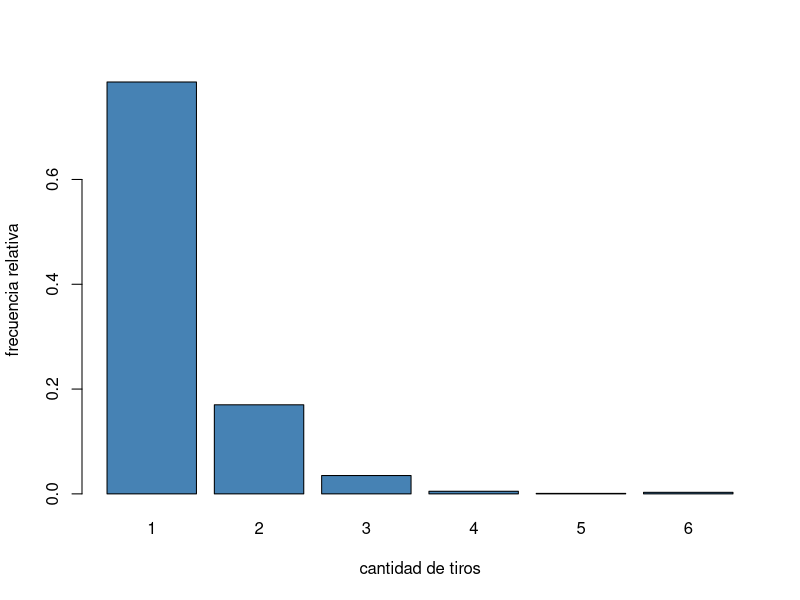
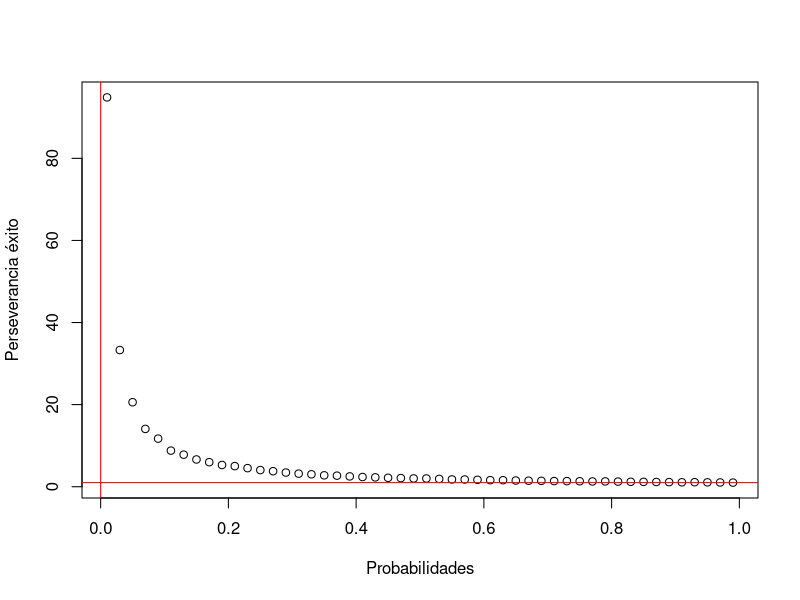
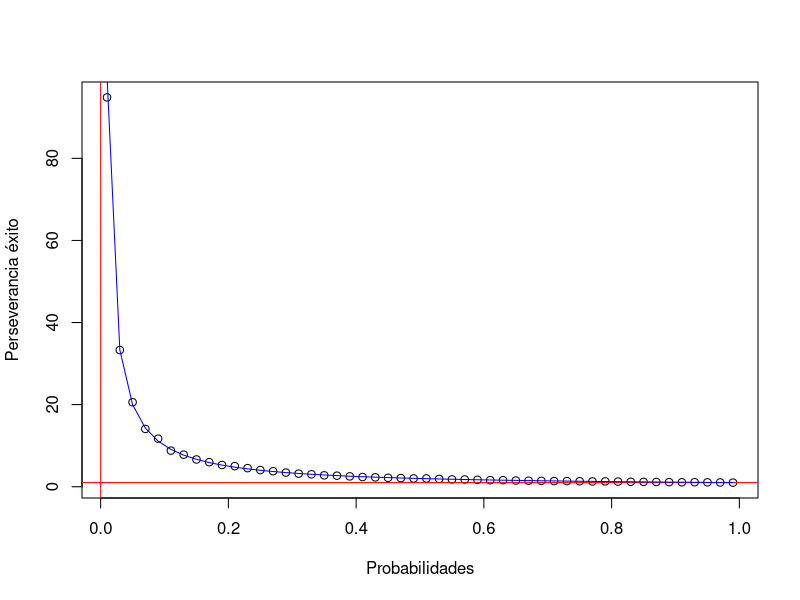

These figures' R source, in order:
## ---- chunk 1
knitr::opts_chunk$set(echo = TRUE)
## ---- chunk 2
rm(list=ls())
## ---- chunk 3
exito_fracaso=function(p){
  as.integer(runif(1) >= 1-p)
}
## ---- chunk 4
perseverancia_exito=function(p){
  N_rep=1
  while(exito_fracaso(p)!=1){
    N_rep=N_rep+1
  }
  N_rep
}
## ---- chunk 5
n_perseverancia_exito=function(n,p){
  resultado=c()
  for(i in (1:n)){
  resultado=c(resultado,perseverancia_exito(p))
  }
  resultado
}
## ---- chunk 6
muchas_perseverancia_exito=n_perseverancia_exito(1000,0.8)
## ---- chunk 7
aux=c()
for(i in muchas_perseverancia_exito){
  aux=c(aux,list(i=sum(muchas_perseverancia_exito==i)/1000))
  # otra forma: aux[i]=sum(muchas_perseverancia_exito==i)/1000
}
frec_muchas_perseverancia_exito=unique(aux)
frec_muchas_perseverancia_exito
## ---- chunk 8
promedio_muchas_perseverancia_exito=sum(muchas_perseverancia_exito)/1000
promedio_muchas_perseverancia_exito
## ---- chunk 9
tablita=table(muchas_perseverancia_exito)/1000
barplot(tablita,col='steelblue',xlab='cantidad de tiros',
        ylab='frecuencia relativa')
## ---- chunk 10
grilla=seq(0.01,0.99,by=0.02)
## ---- chunk 11
resultado_grilla=c()
for (i in grilla){
  resultado_grilla=c(resultado_grilla,list(n_perseverancia_exito(1000,i)))
}
names(resultado_grilla)=paste('p=',grilla)
## ---- chunk 12
promedio_1000_ejecuciones=function(p){
  x=n_perseverancia_exito(1000,p)
  sum(x)/1000
}
y=lapply(grilla,promedio_1000_ejecuciones)
plot(grilla,y,xlab='Probabilidades',
     ylab='Perseverancia éxito')
abline(h=1,v=0,col='red')
## ---- chunk 13
f=function(x){1/x}
f_grilla=lapply(grilla,f)
## ---- chunk 14
plot(grilla,y,xlab='Probabilidades',
     ylab='Perseverancia éxito')
abline(h=1,v=0,col='red')
lines(grilla,f_grilla,col='blue')
